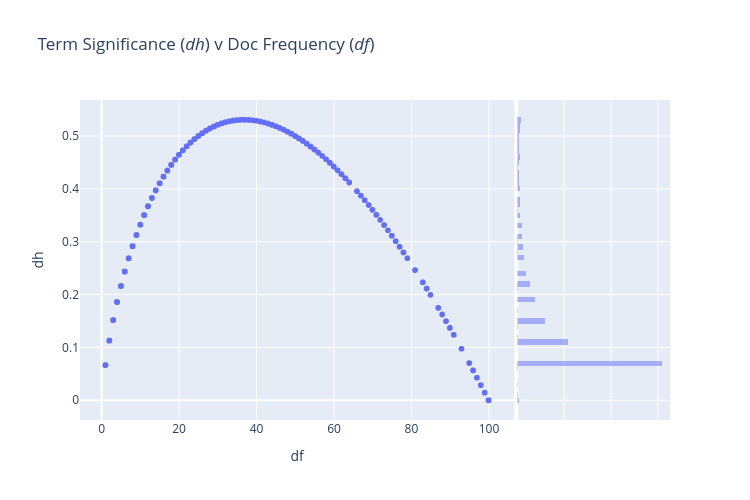

Notebook code for this chart:
### Code cell
px.scatter(VOCAB.reset_index(), 'df', 'dh', 
           log_x=False, 
           width=750, height=500,
           hover_name='term_str',
           marginal_y='histogram',
          title="Term Significance (<i>dh</i>) v Doc Frequency (<i>df</i>)")

### Figure 1 — Plotly figure (JSON) as saved in the notebook; plotly's stock layout.template omitted (floating-point values rounded to 4 significant figures; data arrays with more than 128 entries replaced by an {"elided": "..."} marker saying what was removed)
{"data": [{"hovertemplate": "<b>%{hovertext}</b><br><br>df=%{x}<br>dh=%{y}<extra></extra>", "hovertext": {"elided": "6947 str values"}, "legendgroup": "", "marker": {"color": "#636efa", "symbol": "circle"}, "mode": "markers", "name": "", "showlegend": false, "type": "scattergl", "x": {"elided": "6947 int values"}, "xaxis": "x", "y": {"elided": "6947 float values"}, "yaxis": "y"}, {"alignmentgroup": "True", "bingroup": "y", "hovertemplate": "dh=%{y}<br>count=%{x}<extra></extra>", "legendgroup": "", "marker": {"color": "#636efa"}, "name": "", "offsetgroup": "", "opacity": 0.5, "showlegend": false, "type": "histogram", "xaxis": "x2", "y": {"elided": "6947 float values"}, "yaxis": "y2"}], "layout": {"barmode": "overlay", "height": 500, "legend": {"tracegroupgap": 0}, "title": {"text": "Term Significance (<i>dh</i>) v Doc Frequency (<i>df</i>)"}, "width": 750, "xaxis": {"anchor": "y", "autorange": true, "domain": [0, 0.7363], "range": [-5.576, 106.6], "title": {"text": "df"}, "type": "linear"}, "xaxis2": {"anchor": "y2", "autorange": true, "domain": [0.7413, 1], "matches": "x2", "range": [0, 3259.0], "showgrid": true, "showline": false, "showticklabels": false, "ticks": ""}, "yaxis": {"anchor": "x", "autorange": true, "domain": [0, 1], "range": [-0.03737, 0.5681], "title": {"text": "dh"}, "type": "linear"}, "yaxis2": {"anchor": "x2", "autorange": true, "domain": [0, 1], "matches": "y", "range": [-0.03737, 0.5681], "showgrid": true, "showticklabels": false, "type": "linear"}}}
